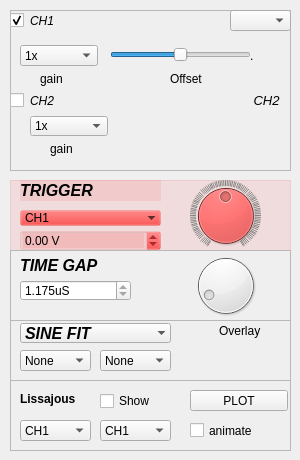
         <widget class="QWidget" name="Analog">
          <property name="sizePolicy">
           <sizepolicy hsizetype="Maximum" vsizetype="Maximum">
            <horstretch>0</horstretch>
            <verstretch>0</verstretch>
           </sizepolicy>
          </property>
          <attribute name="title">
           <string>Analog signals</string>
          </attribute>
          <attribute name="toolTip">
           <string>Four channel, 1MSPS Oscilloscope</string>
          </attribute>
          <widget class="QFrame" name="frame">
           <property name="geometry">
            <rect>
             <x>10</x>
             <y>180</y>
             <width>281</width>
             <height>71</height>
            </rect>
           </property>
           <property name="styleSheet">
            <string notr="true">background-color: rgba(255, 0, 0, 20);</string>
           </property>
           <property name="frameShape">
            <enum>QFrame::StyledPanel</enum>
           </property>
           <property name="frameShadow">
            <enum>QFrame::Raised</enum>
           </property>
           <widget class="QDial" name="dial_11">
            <property name="geometry">
             <rect>
              <x>160</x>
              <y>0</y>
              <width>111</width>
              <height>71</height>
             </rect>
            </property>
            <property name="minimum">
             <number>0</number>
            </property>
            <property name="maximum">
             <number>1000</number>
            </property>
            <property name="value">
             <number>500</number>
            </property>
            <property name="notchTarget">
             <double>10.000000000000000</double>
            </property>
            <property name="notchesVisible">
             <bool>true</bool>
            </property>
           </widget>
           <widget class="QDoubleSpinBox" name="trigger_level_box">
            <property name="geometry">
             <rect>
              <x>10</x>
              <y>50</y>
              <width>141</width>
              <height>21</height>
             </rect>
            </property>
            <property name="readOnly">
             <bool>true</bool>
            </property>
            <property name="suffix">
             <string> V</string>
            </property>
            <property name="minimum">
             <double>-20.000000000000000</double>
            </property>
            <property name="maximum">
             <double>20.000000000000000</double>
            </property>
           </widget>
           <widget class="QComboBox" name="trigger_select_box">
            <property name="geometry">
             <rect>
              <x>10</x>
              <y>30</y>
              <width>141</width>
              <height>16</height>
             </rect>
            </property>
            <property name="styleSheet">
             <string notr="true"/>
            </property>
            <property name="frame">
             <bool>false</bool>
            </property>
            <item>
             <property name="text">
              <string>CH1</string>
             </property>
            </item>
            <item>
             <property name="text">
              <string>CH2</string>
             </property>
            </item>
            <item>
             <property name="text">
              <string>CH3</string>
             </property>
            </item>
            <item>
             <property name="text">
              <string>CH4</string>
             </property>
            </item>
           </widget>
           <widget class="QLabel" name="label_48">
            <property name="geometry">
             <rect>
              <x>10</x>
              <y>0</y>
              <width>141</width>
              <height>21</height>
             </rect>
            </property>
            <property name="font">
             <font>
              <pointsize>12</pointsize>
              <weight>75</weight>
              <italic>true</italic>
              <bold>true</bold>
             </font>
            </property>
            <property name="text">
             <string>TRIGGER</string>
            </property>
           </widget>
          </widget>
          <widget class="QFrame" name="frame_2">
           <property name="geometry">
            <rect>
             <x>10</x>
             <y>250</y>
             <width>281</width>
             <height>71</height>
            </rect>
           </property>
           <property name="frameShape">
            <enum>QFrame::StyledPanel</enum>
           </property>
           <property name="frameShadow">
            <enum>QFrame::Raised</enum>
           </property>
           <widget class="QDial" name="timebase_dial">
            <property name="geometry">
             <rect>
              <x>160</x>
              <y>0</y>
              <width>111</width>
              <height>71</height>
             </rect>
            </property>
            <property name="minimum">
             <number>0</number>
            </property>
            <property name="maximum">
             <number>10</number>
            </property>
            <property name="pageStep">
             <number>1</number>
            </property>
            <property name="value">
             <number>1</number>
            </property>
           </widget>
           <widget class="QDoubleSpinBox" name="timebase_label">
            <property name="geometry">
             <rect>
              <x>10</x>
              <y>30</y>
              <width>111</width>
              <height>21</height>
             </rect>
            </property>
            <property name="readOnly">
             <bool>true</bool>
            </property>
            <property name="suffix">
             <string>uS</string>
            </property>
            <property name="decimals">
             <number>3</number>
            </property>
            <property name="maximum">
             <double>1000.000000000000000</double>
            </property>
            <property name="singleStep">
             <double>0.125000000000000</double>
            </property>
            <property name="value">
             <double>1.175000000000000</double>
            </property>
           </widget>
           <widget class="QLabel" name="label_49">
            <property name="geometry">
             <rect>
              <x>10</x>
              <y>0</y>
              <width>141</width>
              <height>31</height>
             </rect>
            </property>
            <property name="font">
             <font>
              <pointsize>12</pointsize>
              <weight>75</weight>
              <italic>true</italic>
              <bold>true</bold>
             </font>
            </property>
            <property name="text">
             <string>TIME GAP</string>
            </property>
           </widget>
          </widget>
          <widget class="QFrame" name="frame_3">
           <property name="geometry">
            <rect>
             <x>10</x>
             <y>380</y>
             <width>281</width>
             <height>71</height>
            </rect>
           </property>
           <property name="frameShape">
            <enum>QFrame::StyledPanel</enum>
           </property>
           <property name="frameShadow">
            <enum>QFrame::Raised</enum>
           </property>
           <widget class="QLabel" name="label">
            <property name="geometry">
             <rect>
              <x>10</x>
              <y>10</y>
              <width>71</width>
              <height>17</height>
             </rect>
            </property>
            <property name="font">
             <font>
              <weight>75</weight>
              <bold>true</bold>
             </font>
            </property>
            <property name="text">
             <string>Lissajous </string>
            </property>
           </widget>
           <widget class="QPushButton" name="pushButton">
            <property name="geometry">
             <rect>
              <x>180</x>
              <y>10</y>
              <width>98</width>
              <height>21</height>
             </rect>
            </property>
            <property name="text">
             <string>PLOT</string>
            </property>
           </widget>
           <widget class="QCheckBox" name="Liss_show">
            <property name="geometry">
             <rect>
              <x>90</x>
              <y>10</y>
              <width>71</width>
              <height>22</height>
             </rect>
            </property>
            <property name="text">
             <string>Show</string>
            </property>
           </widget>
           <widget class="QCheckBox" name="checkBox_2">
            <property name="geometry">
             <rect>
              <x>180</x>
              <y>40</y>
              <width>91</width>
              <height>21</height>
             </rect>
            </property>
            <property name="text">
             <string>animate</string>
            </property>
           </widget>
           <widget class="QComboBox" name="Liss_x">
            <property name="geometry">
             <rect>
              <x>10</x>
              <y>40</y>
              <width>71</width>
              <height>21</height>
             </rect>
            </property>
            <item>
             <property name="text">
              <string>CH1</string>
             </property>
            </item>
            <item>
             <property name="text">
              <string>CH2</string>
             </property>
            </item>
           </widget>
           <widget class="QComboBox" name="Liss_y">
            <property name="geometry">
             <rect>
              <x>90</x>
              <y>40</y>
              <width>71</width>
              <height>21</height>
             </rect>
            </property>
            <item>
             <property name="text">
              <string>CH1</string>
             </property>
            </item>
            <item>
             <property name="text">
              <string>CH2</string>
             </property>
            </item>
           </widget>
          </widget>
          <widget class="QFrame" name="frame_6">
           <property name="geometry">
            <rect>
             <x>10</x>
             <y>320</y>
             <width>281</width>
             <height>61</height>
            </rect>
           </property>
           <property name="styleSheet">
            <string notr="true">QCheckBox{background-color: rgba(255, 33, 0,0);}</string>
           </property>
           <property name="frameShape">
            <enum>QFrame::StyledPanel</enum>
           </property>
           <property name="frameShadow">
            <enum>QFrame::Raised</enum>
           </property>
           <widget class="QComboBox" name="fit_select_box">
            <property name="geometry">
             <rect>
              <x>10</x>
              <y>30</y>
              <width>71</width>
              <height>21</height>
             </rect>
            </property>
            <property name="currentIndex">
             <number>2</number>
            </property>
            <item>
             <property name="text">
              <string>CH1</string>
             </property>
            </item>
            <item>
             <property name="text">
              <string>CH2</string>
             </property>
            </item>
            <item>
             <property name="text">
              <string>None</string>
             </property>
            </item>
           </widget>
           <widget class="QCheckBox" name="overlay_fit_button">
            <property name="geometry">
             <rect>
              <x>190</x>
              <y>0</y>
              <width>91</width>
              <height>21</height>
             </rect>
            </property>
            <property name="text">
             <string>Overlay</string>
            </property>
           </widget>
           <widget class="QComboBox" name="fit_select_box_2">
            <property name="geometry">
             <rect>
              <x>90</x>
              <y>30</y>
              <width>71</width>
              <height>21</height>
             </rect>
            </property>
            <property name="currentIndex">
             <number>2</number>
            </property>
            <item>
             <property name="text">
              <string>CH1</string>
             </property>
            </item>
            <item>
             <property name="text">
              <string>CH2</string>
             </property>
            </item>
            <item>
             <property name="text">
              <string>None</string>
             </property>
            </item>
           </widget>
           <widget class="QComboBox" name="fit_type_box">
            <property name="geometry">
             <rect>
              <x>10</x>
              <y>3</y>
              <width>151</width>
              <height>20</height>
             </rect>
            </property>
            <property name="font">
             <font>
              <pointsize>12</pointsize>
              <weight>75</weight>
              <italic>true</italic>
              <bold>true</bold>
             </font>
            </property>
            <property name="currentIndex">
             <number>0</number>
            </property>
            <property name="frame">
             <bool>false</bool>
            </property>
            <item>
             <property name="text">
              <string>SINE FIT</string>
             </property>
            </item>
           </widget>
           <widget class="QCheckBox" name="collapseButton">
            <property name="geometry">
             <rect>
              <x>250</x>
              <y>40</y>
              <width>21</width>
              <height>21</height>
             </rect>
            </property>
            <property name="text">
             <string>.</string>
            </property>
           </widget>
          </widget>
          <widget class="QFrame" name="frame_11">
           <property name="geometry">
            <rect>
             <x>10</x>
             <y>10</y>
             <width>281</width>
             <height>161</height>
            </rect>
           </property>
           <property name="frameShape">
            <enum>QFrame::StyledPanel</enum>
           </property>
           <property name="frameShadow">
            <enum>QFrame::Raised</enum>
           </property>
           <widget class="QComboBox" name="CH1_REMAPS">
            <property name="geometry">
             <rect>
              <x>220</x>
              <y>0</y>
              <width>61</width>
              <height>21</height>
             </rect>
            </property>
           </widget>
           <widget class="QLabel" name="CH1_LABEL">
            <property name="geometry">
             <rect>
              <x>20</x>
              <y>0</y>
              <width>201</width>
              <height>21</height>
             </rect>
            </property>
            <property name="font">
             <font>
              <pointsize>9</pointsize>
              <weight>50</weight>
              <italic>true</italic>
              <bold>false</bold>
             </font>
            </property>
            <property name="text">
             <string>CH1</string>
            </property>
           </widget>
           <widget class="QLabel" name="CH2_LABEL">
            <property name="geometry">
             <rect>
              <x>20</x>
              <y>80</y>
              <width>201</width>
              <height>21</height>
             </rect>
            </property>
            <property name="font">
             <font>
              <pointsize>9</pointsize>
              <weight>50</weight>
              <italic>true</italic>
              <bold>false</bold>
             </font>
            </property>
            <property name="text">
             <string>CH2</string>
            </property>
           </widget>
           <widget class="QLabel" name="label_26">
            <property name="geometry">
             <rect>
              <x>240</x>
              <y>80</y>
              <width>31</width>
              <height>20</height>
             </rect>
            </property>
            <property name="font">
             <font>
              <pointsize>10</pointsize>
              <weight>50</weight>
              <italic>true</italic>
              <bold>false</bold>
             </font>
            </property>
            <property name="text">
             <string> CH2</string>
            </property>
           </widget>
           <widget class="QComboBox" name="comboBox_6">
            <property name="geometry">
             <rect>
              <x>10</x>
              <y>35</y>
              <width>78</width>
              <height>21</height>
             </rect>
            </property>
            <item>
             <property name="text">
              <string>1x</string>
             </property>
            </item>
            <item>
             <property name="text">
              <string>2x</string>
             </property>
            </item>
            <item>
             <property name="text">
              <string>4x</string>
             </property>
            </item>
            <item>
             <property name="text">
              <string>5x</string>
             </property>
            </item>
            <item>
             <property name="text">
              <string>8x</string>
             </property>
            </item>
            <item>
             <property name="text">
              <string>10x</string>
             </property>
            </item>
            <item>
             <property name="text">
              <string>16x</string>
             </property>
            </item>
            <item>
             <property name="text">
              <string>32x</string>
             </property>
            </item>
           </widget>
           <widget class="QComboBox" name="comboBox_7">
            <property name="geometry">
             <rect>
              <x>20</x>
              <y>106</y>
              <width>78</width>
              <height>20</height>
             </rect>
            </property>
            <item>
             <property name="text">
              <string>1x</string>
             </property>
            </item>
            <item>
             <property name="text">
              <string>2x</string>
             </property>
            </item>
            <item>
             <property name="text">
              <string>4x</string>
             </property>
            </item>
            <item>
             <property name="text">
              <string>5x</string>
             </property>
            </item>
            <item>
             <property name="text">
              <string>8x</string>
             </property>
            </item>
            <item>
             <property name="text">
              <string>10x</string>
             </property>
            </item>
            <item>
             <property name="text">
              <string>16x</string>
             </property>
            </item>
            <item>
             <property name="text">
              <string>32x</string>
             </property>
            </item>
           </widget>
           <widget class="QLabel" name="label_30">
            <property name="geometry">
             <rect>
              <x>30</x>
              <y>60</y>
              <width>31</width>
              <height>17</height>
             </rect>
            </property>
            <property name="text">
             <string>gain</string>
            </property>
           </widget>
           <widget class="QLabel" name="label_31">
            <property name="geometry">
             <rect>
              <x>40</x>
              <y>130</y>
              <width>31</width>
              <height>17</height>
             </rect>
            </property>
            <property name="text">
             <string>gain</string>
            </property>
           </widget>
           <widget class="QCheckBox" name="CH1_ENABLE">
            <property name="geometry">
             <rect>
              <x>0</x>
              <y>0</y>
              <width>21</width>
              <height>20</height>
             </rect>
            </property>
            <property name="text">
             <string/>
            </property>
            <property name="checked">
             <bool>true</bool>
            </property>
           </widget>
           <widget class="QCheckBox" name="CH2_ENABLE">
            <property name="geometry">
             <rect>
              <x>0</x>
              <y>80</y>
              <width>21</width>
              <height>20</height>
             </rect>
            </property>
            <property name="text">
             <string/>
            </property>
           </widget>
           <widget class="QSlider" name="offsetSlider">
            <property name="geometry">
             <rect>
              <x>100</x>
              <y>30</y>
              <width>141</width>
              <height>29</height>
             </rect>
            </property>
            <property name="maximum">
             <number>4095</number>
            </property>
            <property name="pageStep">
             <number>10</number>
            </property>
            <property name="value">
             <number>2047</number>
            </property>
            <property name="orientation">
             <enum>Qt::Horizontal</enum>
            </property>
           </widget>
           <widget class="QLabel" name="label_10">
            <property name="geometry">
             <rect>
              <x>160</x>
              <y>60</y>
              <width>66</width>
              <height>17</height>
             </rect>
            </property>
            <property name="text">
             <string>Offset</string>
            </property>
           </widget>
           <widget class="QLabel" name="offsetLabel">
            <property name="geometry">
             <rect>
              <x>240</x>
              <y>30</y>
              <width>41</width>
              <height>31</height>
             </rect>
            </property>
            <property name="text">
             <string>.</string>
            </property>
           </widget>
          </widget>
         </widget>
